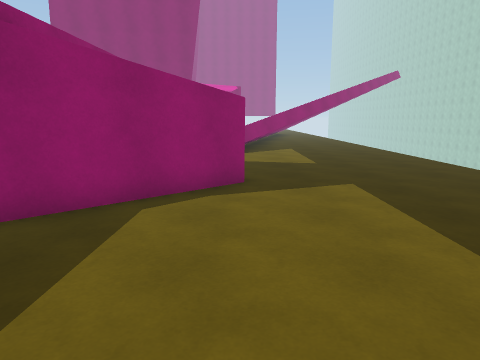
view 1 (above)

14 first-person views from a walk through a 3-D level made in the Unity game engine. The camera is 1.5 m above the floor, tilts 10° down and sees 70° across. The floor is counted in squares, 1 m on a side. Each view is taken from the middle of a square. On the plan, view 1 faces up. The plan holds only what a view shows up to about 16 squares ahead; the rest is blank. The place goes on beyond the plan.

view 2
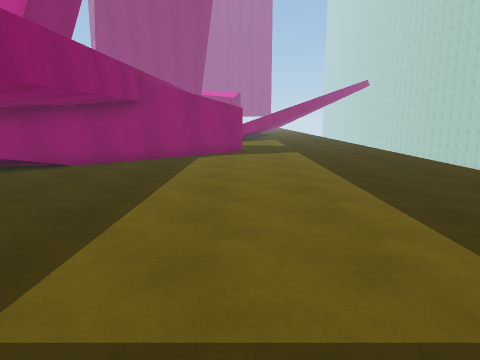

view 3
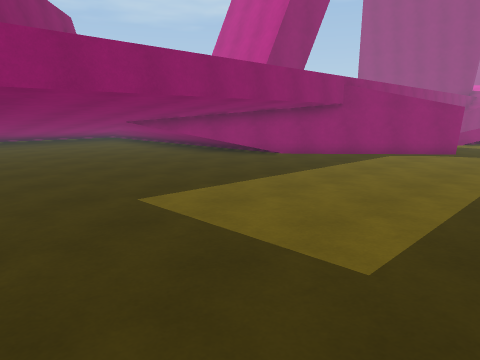

view 4
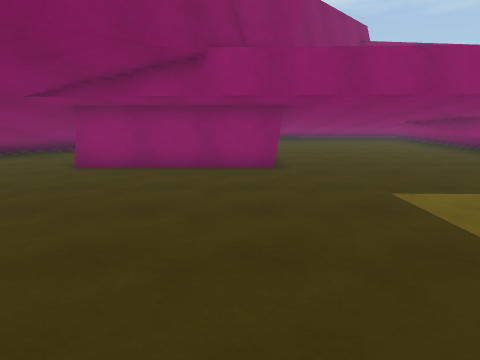

view 5
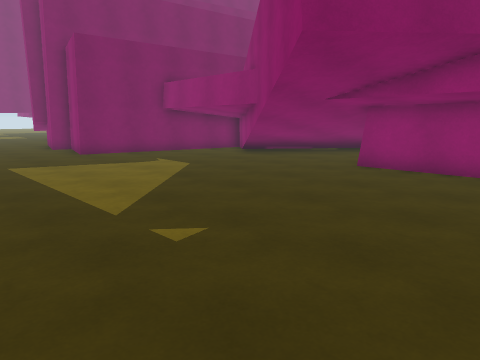

view 6
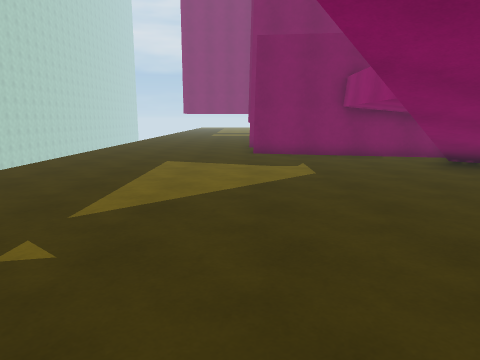

view 7
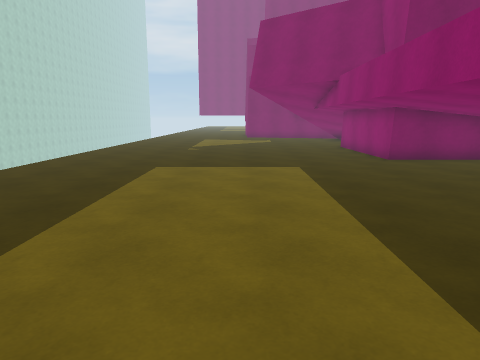

view 8
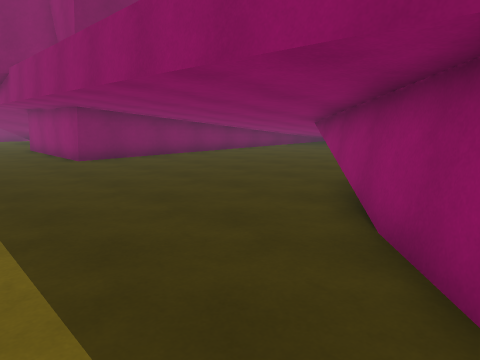

view 9
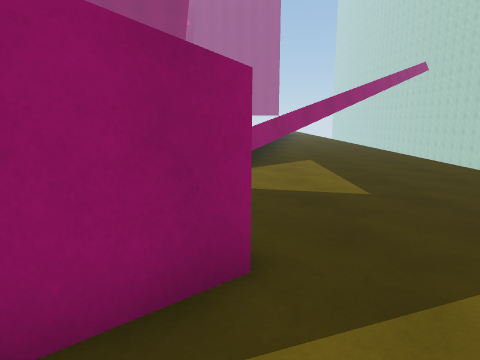

view 10
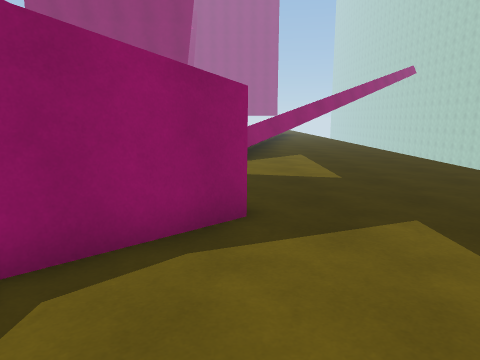

view 11
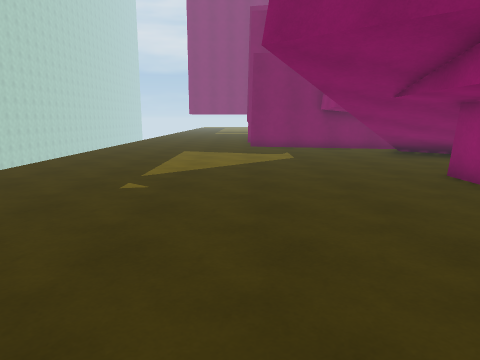

view 12
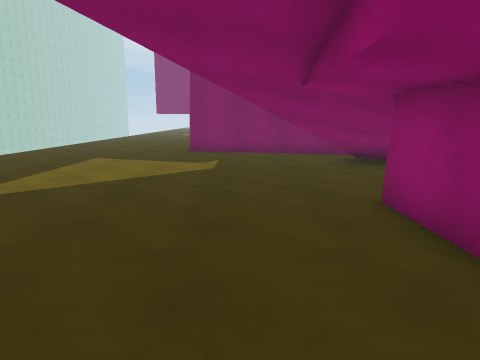

view 13
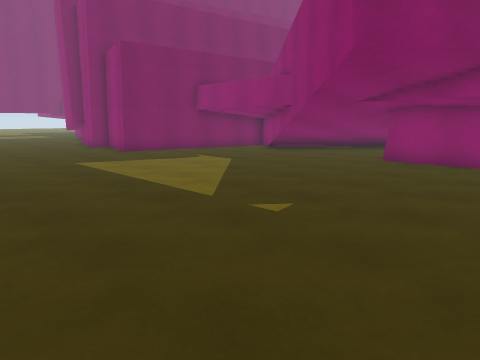

view 14
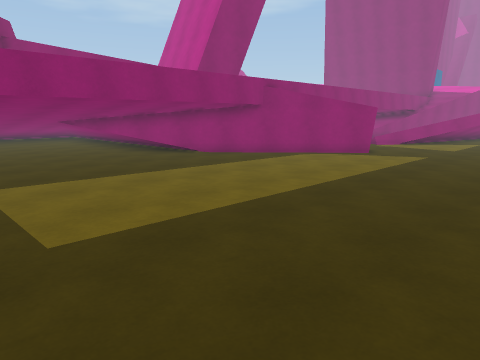

### Floor plan
Key: @ floor where view 1 was taken; # wall or solid block; . floor; / step, stairs or slope; = window, fence, low wall or low ledge; T thing the floor can be seen under or through.
Columns run from 11 left of view 1 to 7 right of it. Each row starts with its distance up from view 1.
 21                 ...
 20               /....
 19              /#....
 18             ##.....
 17            /=......
 16            ==......
 15             .......
 14            ........
 13            ........
 12            ........
 11            ........
 10            ........
  9            #......
  8          ###.......
  7         ##.........
  6        ##..........
  5       ##...........
  4      ##............
  3     ##.............
  2    ##..............
  1 ####..............
  0 ###........@......
 -1 ##................
 -2 #.................
 -3 #.................
 -4 #..................
 -5 #..................
 -6 #..................
 -7 #..................
 -8 ######.............
 -9      #.............
-10      #.............
-11      #.............
-12      #.............
-13      #............
-14     ##............
-15   ###..............
-16  ####T.............
-17  ####TTT...........
-18   ##TTT............
-19    #TT.............
-20     T..............
-21      ..............
-22     ...............
-23    ###.............
-24      #####.........
-25          ##........

Where each view was taken, in squares from view 1:
view 1: 0 up, 0 right, facing up
view 2: 8 down, 0 right, facing up
view 3: 9 down, 4 right, facing up-left
view 4: 9 down, 5 right, facing left
view 5: 9 down, 5 right, facing down-left
view 6: 9 down, 0 right, facing down
view 7: 5 up, 0 right, facing down
view 8: 5 up, 1 left, facing down-left
view 9: 5 up, 0 right, facing up
view 10: 3 up, 0 right, facing up
view 11: 5 down, 0 right, facing down
view 12: 8 down, 3 left, facing down
view 13: 9 down, 7 right, facing down-left
view 14: 7 down, 7 right, facing up-left
